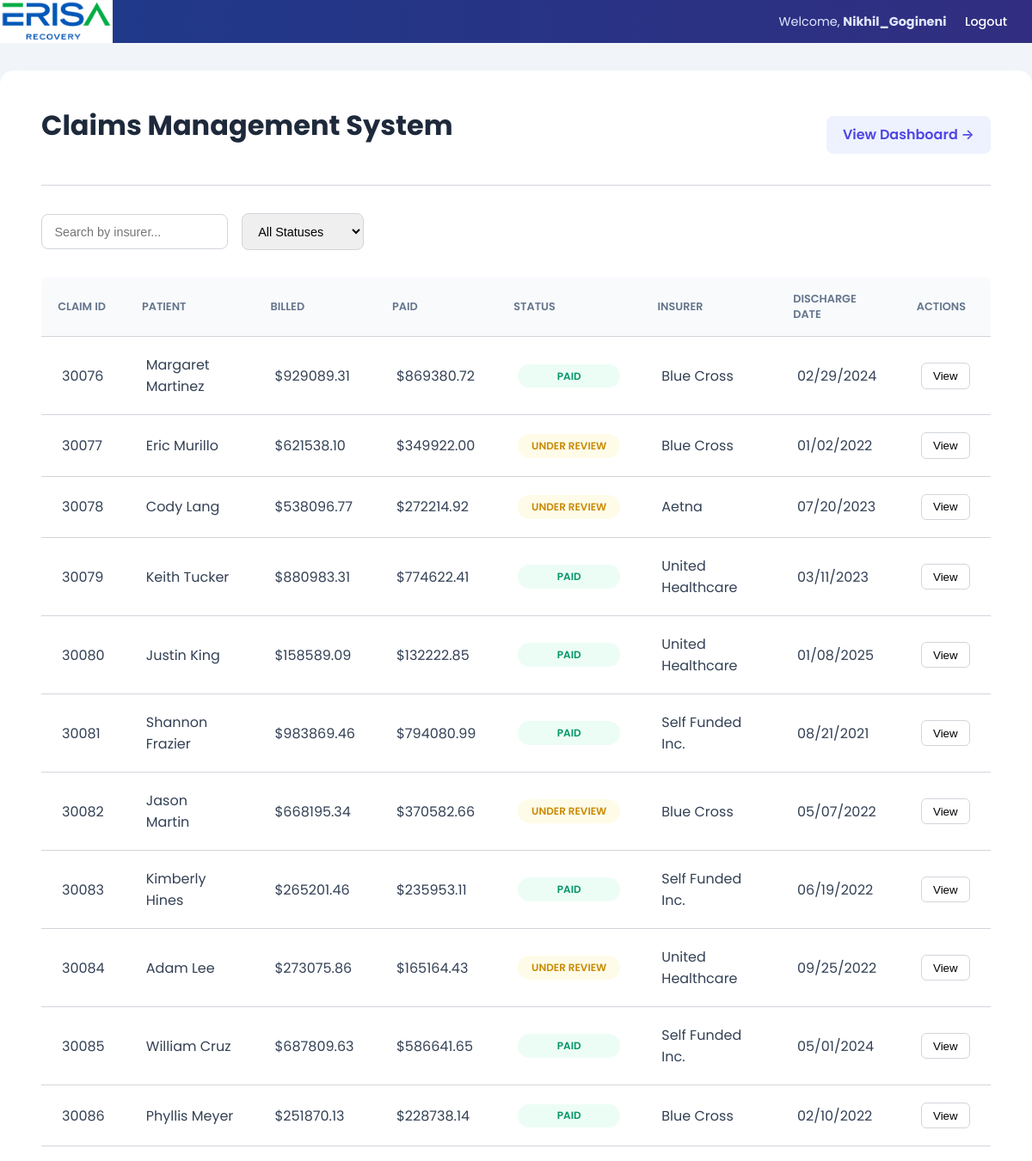
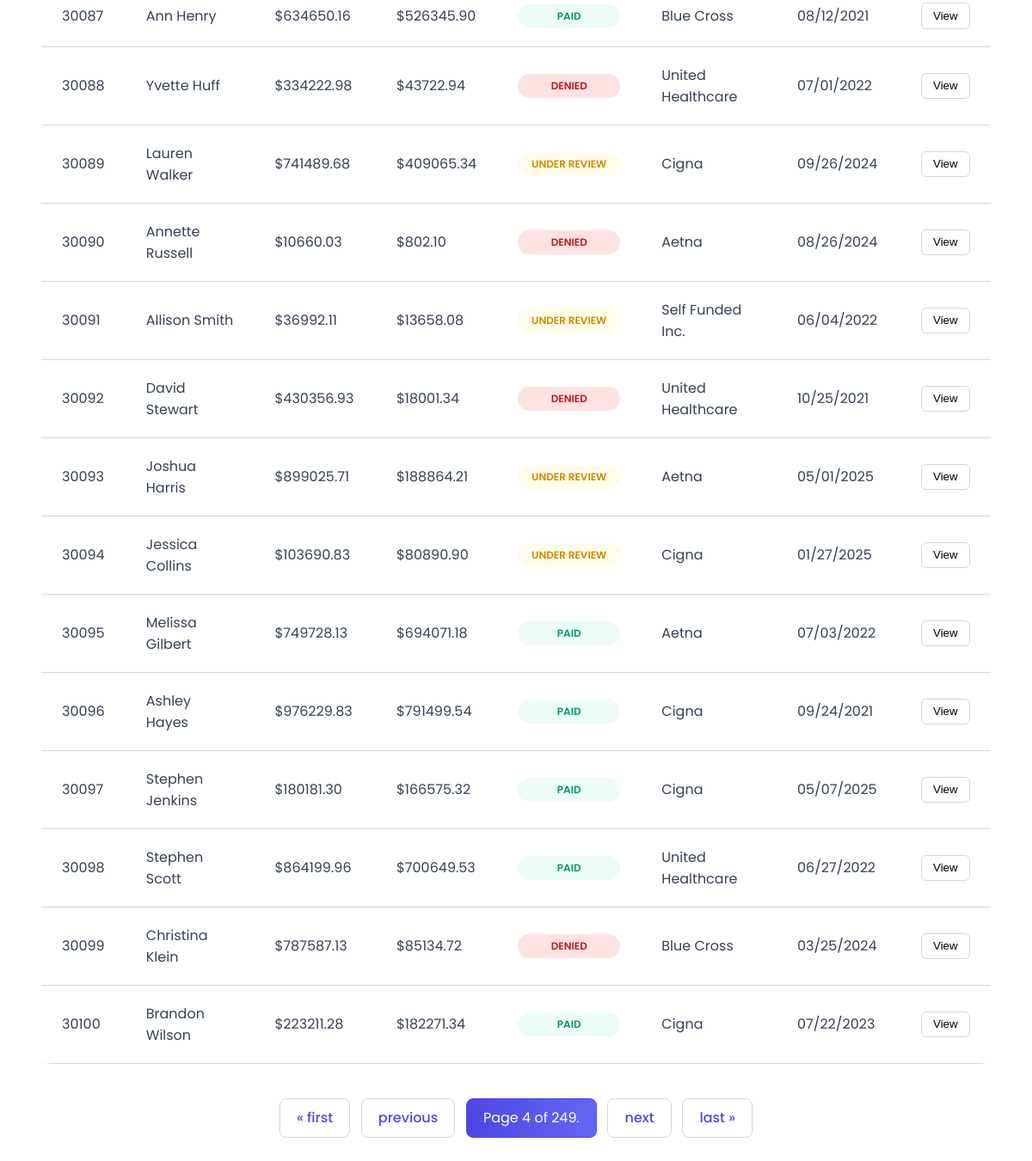
Screenshot of /?page=4&status=&insurer= (signed in) with the database file from the repository (2 pictures, top to bottom).
### claims/models.py (models this page shows, shortened)
class Claim(models.Model):
    patient_name = models.CharField(max_length=255)
    billed_amount = models.DecimalField(max_digits=10, decimal_places=2)
    paid_amount = models.DecimalField(max_digits=10, decimal_places=2)
    status = models.CharField(max_length=50)
    insurer_name = models.CharField(max_length=255)
    discharge_date = models.DateField()
    is_flagged = models.BooleanField(default=False)

### claims/views.py (the view)
# urls.py: path('', views.claim_list_view, name='claim_list'),
@login_required
def claim_list_view(request):
    query_status = request.GET.get('status', '')
    query_insurer = request.GET.get('insurer', '')
    claims_list = Claim.objects.all().order_by('id')
    if query_status:
        claims_list = claims_list.filter(status__iexact=query_status)
    if query_insurer:
        claims_list = claims_list.filter(insurer_name__icontains=query_insurer)
    paginator = Paginator(claims_list, 25)
    page_number = request.GET.get('page')
    claims_page = paginator.get_page(page_number)
    context = {
        'claims_page': claims_page,
        'selected_status': query_status,
        'selected_insurer': query_insurer
    }
    if 'HX-Request' in request.headers:
        return render(request, 'claims/partials/claim_results.html', context)
    context['statuses'] = Claim.objects.values_list('status', flat=True).distinct()
    context['insurers'] = Claim.objects.values_list('insurer_name', flat=True).distinct()
    return render(request, 'claims/claim_list.html', context)

### claims/templates/claims/claim_list.html (shortened to what this page needs)
{% extends 'claims/base.html' %}
{% block content %}
<div class="container">
    <div class="header-nav">
        <h1>Claims Management System</h1>
        <a href="{% url 'dashboard' %}" class="nav-link">View Dashboard &rarr;</a>
    </div>
    <div class="filter-form">
        <input type="text" name="insurer" placeholder="Search by insurer..." value="{{ selected_insurer }}"
               hx-get="{% url 'claim_list' %}"
               hx-trigger="keyup changed delay:500ms"
               hx-target="#results-container"
               hx-swap="innerHTML"
               hx-include="[name='status']">
        <select name="status"
                hx-get="{% url 'claim_list' %}"
                hx-trigger="change"
                hx-target="#results-container"
                hx-swap="innerHTML"
                hx-include="[name='insurer']">
            <option value="">All Statuses</option>
        </select>
    </div>
    <div id="results-container">
        {% include 'claims/partials/claim_results.html' %}
    </div>
</div>
{% endblock %}

### claims/templates/claims/base.html (shortened to what this page needs)
{% load static %}
<!DOCTYPE html>
<html lang="en">
<head>
    <link rel="stylesheet" href="{% static 'css/styles.css' %}">
</head>
<body>
    {% block user_bar %}
    <div class="user-bar">
        <a href="{% url 'claim_list' %}" class="logo-link">
            <img src="{% static 'images/company_logo.png' %}" alt="ERISA Recovery Logo" class="company-logo">
        </a>
        <div class="user-info">
        {% if user.is_authenticated %}
            <span>Welcome, <strong>{{ user.username }}</strong></span>
            <form action="{% url 'logout' %}" method="post" style="display: inline;">
                <button type="submit" class="link-button">Logout</button>
            </form>
        {% else %}
            <a href="{% url 'login' %}">Login</a>
            <a href="{% url 'signup' %}">Sign Up</a>
        {% endif %}
        </div>
    </div>
    {% endblock user_bar %}
    {% block content %}{% endblock %}
</body>
</html>

### claims/templates/claims/partials/claim_results.html (shortened to what this page needs)
<div class="table-container">
    <table class="claims-table" x-data="{ openClaimId: null }">
        <thead>
            <tr>
                <th>Claim ID</th>
                <th>Patient</th>
                <th>Billed</th>
                <th>Paid</th>
                <th>Status</th>
                <th>Insurer</th>
                <th>Discharge Date</th>
                <th>Actions</th>
            </tr>
        </thead>
        <tbody>
            {% for claim in claims_page %}
            <tr class="claim-row">
                <td>{{ claim.id }}</td>
                <td>{{ claim.patient_name }}</td>
                <td>${{ claim.billed_amount }}</td>
                <td>${{ claim.paid_amount }}</td>
                <td>
                    <span class="status status-{{ claim.status|slugify }}">{{ claim.status }}</span>
                </td>
                <td>{{ claim.insurer_name }}</td>
                <td>{{ claim.discharge_date|date:"m/d/Y" }}</td>
                <td>
                    <button
                        hx-get="{% url 'claim_detail' claim.pk %}"
                        hx-target="#details-content-{{ claim.id }}"
                        hx-swap="innerHTML"
                        @click="openClaimId = (openClaimId === {{ claim.id }} ? null : {{ claim.id }})">
                        View
                    </button>
                </td>
            </tr>
            {% empty %}
            <tr>
                <td colspan="8">No claims found.</td>
            </tr>
            {% endfor %}
        </tbody>
    </table>
</div>
<div class="pagination">
    <span class="step-links">
        {% if claims_page.has_previous %}
            <a href="?page=1&status={{ selected_status }}&insurer={{ selected_insurer }}">&laquo; first</a>
            <a href="?page={{ claims_page.previous_page_number }}&status={{ selected_status }}&insurer={{ selected_insurer }}">previous</a>
        {% endif %}
        <span class="current">
            Page {{ claims_page.number }} of {{ claims_page.paginator.num_pages }}.
        </span>
        {% if claims_page.has_next %}
            <a href="?page={{ claims_page.next_page_number }}&status={{ selected_status }}&insurer={{ selected_insurer }}">next</a>
            <a href="?page={{ claims_page.paginator.num_pages }}&status={{ selected_status }}&insurer={{ selected_insurer }}">last &raquo;</a>
        {% endif %}
    </span>
</div>

### static/css/styles.css (style rules this page uses)
:root { --primary-color: #4f46e5; --primary-hover: #4338ca; --secondary-color: #10b981; --border-color: #d1d5db; --background-color: #f1f5f9; --text-color: #334155; --text-muted: #64748b; --header-bg: #ffffff; --danger-color: #ef4444; --status-paid-bg: #ecfdf5; --status-paid-text: #059669; --status-denied-bg: #fee2e2; --status-denied-text: #b91c1c; --status-under-review-bg: #fefce8; --status-under-review-text: #ca8a04; }
body { font-family: 'Poppins', -apple-system, BlinkMacSystemFont, "Segoe UI", Roboto, "Helvetica Neue", Arial, sans-serif; background-color: var(--background-color); color: var(--text-color); margin: 0; }
.user-bar { background: linear-gradient(90deg, #1e3a8a, #312e81); color: #e0e7ff; font-size: 0.9em; display: flex; justify-content: space-between; align-items: center; }
.user-info { display: flex; align-items: center; gap: 1.5em; padding-right: 2em; }
.user-bar a, .link-button { color: #ffffff; font-weight: 500; text-decoration: none; transition: color 0.2s; }
.link-button { background: none; border: none; cursor: pointer; padding: 0; font-size: inherit; font-family: inherit; }
.container { max-width: 1400px; margin: 2em auto; background-color: var(--header-bg); border-radius: 16px; box-shadow: 0 10px 25px -5px rgba(0,0,0,0.07), 0 4px 6px -2px rgba(0,0,0,0.05); padding: 2.5em 3em; }
a { color: var(--primary-color); text-decoration: none; font-weight: 500; }
.header-nav { display: flex; justify-content: space-between; align-items: center; margin-bottom: 2em; padding-bottom: 1.5em; border-bottom: 1px solid var(--border-color); }
h1, h2, h3, h4 { margin-top: 0; color: #1e293b; }
h1 { font-size: 2em; font-weight: 700; }
.nav-link { font-weight: 600; padding: 0.6em 1.2em; border-radius: 8px; transition: background-color 0.2s; background-color: #eef2ff; color: var(--primary-color); }
.filter-form { display: flex; gap: 1em; align-items: center; margin-bottom: 2em; }
.filter-form input, .filter-form select { font-size: 0.9em; padding: 0.8em 1em; border-radius: 8px; border: 1px solid var(--border-color); }
.claims-table { width: 100%; border-collapse: collapse; border-radius: 12px; overflow: hidden; box-shadow: 0 0 15px rgba(0,0,0,0.05); }
.claims-table th, .claims-table td { padding: 1.25em 1.5em; text-align: left; border-bottom: 1px solid var(--border-color); }
.claims-table th { background-color: #f8fafc; font-weight: 600; font-size: 0.8em; text-transform: uppercase; color: var(--text-muted); }
.claims-table button { background-color: #fff; border: 1px solid var(--border-color); padding: 0.5em 1em; border-radius: 6px; cursor: pointer; font-weight: 500; transition: all 0.2s; }
.status { display: inline-block; padding: 0.4em 0.8em; font-size: 0.75em; font-weight: 600; border-radius: 9999px; text-transform: uppercase; min-width: 100px; text-align: center; }
.status-paid { background-color: var(--status-paid-bg); color: var(--status-paid-text); }
.status-denied { background-color: var(--status-denied-bg); color: var(--status-denied-text); }
.status-under-review { background-color: var(--status-under-review-bg); color: var(--status-under-review-text); }
.pagination { margin-top: 2.5em; text-align: center; }
.pagination a, .pagination .current { display: inline-block; padding: 0.6em 1.2em; margin: 0 0.25em; border-radius: 8px; text-decoration: none; color: var(--primary-color); border: 1px solid var(--border-color); transition: all 0.2s; }
.pagination .current { background: linear-gradient(90deg, var(--primary-color), #6366f1); color: white; border-color: var(--primary-color); }
.table-container { width: 100%; overflow-x: auto; }
.company-logo { height: 50px; width: auto; display: block; }

### rows the page displays
Claim: id "30076", patient_name "Margaret Martinez", billed_amount "929089.31", paid_amount "869380.72", status "PAID", insurer_name "Blue Cross", discharge_date "02/29/2024"
Claim: id "30077", patient_name "Eric Murillo", billed_amount "621538.10", paid_amount "349922.00", status "UNDER REVIEW", insurer_name "Blue Cross", discharge_date "01/02/2022"
Claim: id "30078", patient_name "Cody Lang", billed_amount "538096.77", paid_amount "272214.92", status "UNDER REVIEW", insurer_name "Aetna", discharge_date "07/20/2023"
Claim: id "30079", patient_name "Keith Tucker", billed_amount "880983.31", paid_amount "774622.41", status "PAID", insurer_name "United Healthcare", discharge_date "03/11/2023"
Claim: id "30080", patient_name "Justin King", billed_amount "158589.09", paid_amount "132222.85", status "PAID", insurer_name "United Healthcare", discharge_date "01/08/2025"
Claim: id "30081", patient_name "Shannon Frazier", billed_amount "983869.46", paid_amount "794080.99", status "PAID", insurer_name "Self Funded Inc.", discharge_date "08/21/2021"
Claim: id "30082", patient_name "Jason Martin", billed_amount "668195.34", paid_amount "370582.66", status "UNDER REVIEW", insurer_name "Blue Cross", discharge_date "05/07/2022"
Claim: id "30083", patient_name "Kimberly Hines", billed_amount "265201.46", paid_amount "235953.11", status "PAID", insurer_name "Self Funded Inc.", discharge_date "06/19/2022"
Claim: id "30084", patient_name "Adam Lee", billed_amount "273075.86", paid_amount "165164.43", status "UNDER REVIEW", insurer_name "United Healthcare", discharge_date "09/25/2022"
Claim: id "30085", patient_name "William Cruz", billed_amount "687809.63", paid_amount "586641.65", status "PAID", insurer_name "Self Funded Inc.", discharge_date "05/01/2024"
Claim: id "30086", patient_name "Phyllis Meyer", billed_amount "251870.13", paid_amount "228738.14", status "PAID", insurer_name "Blue Cross", discharge_date "02/10/2022"
Claim: id "30087", patient_name "Ann Henry", billed_amount "634650.16", paid_amount "526345.90", status "PAID", insurer_name "Blue Cross", discharge_date "08/12/2021"
Claim: id "30088", patient_name "Yvette Huff", billed_amount "334222.98", paid_amount "43722.94", status "DENIED", insurer_name "United Healthcare", discharge_date "07/01/2022"
Claim: id "30089", patient_name "Lauren Walker", billed_amount "741489.68", paid_amount "409065.34", status "UNDER REVIEW", insurer_name "Cigna", discharge_date "09/26/2024"
Claim: id "30090", patient_name "Annette Russell", billed_amount "10660.03", paid_amount "802.10", status "DENIED", insurer_name "Aetna", discharge_date "08/26/2024"
Claim: id "30091", patient_name "Allison Smith", billed_amount "36992.11", paid_amount "13658.08", status "UNDER REVIEW", insurer_name "Self Funded Inc.", discharge_date "06/04/2022"
Claim: id "30092", patient_name "David Stewart", billed_amount "430356.93", paid_amount "18001.34", status "DENIED", insurer_name "United Healthcare", discharge_date "10/25/2021"
Claim: id "30093", patient_name "Joshua Harris", billed_amount "899025.71", paid_amount "188864.21", status "UNDER REVIEW", insurer_name "Aetna", discharge_date "05/01/2025"
Claim: id "30094", patient_name "Jessica Collins", billed_amount "103690.83", paid_amount "80890.90", status "UNDER REVIEW", insurer_name "Cigna", discharge_date "01/27/2025"
Claim: id "30095", patient_name "Melissa Gilbert", billed_amount "749728.13", paid_amount "694071.18", status "PAID", insurer_name "Aetna", discharge_date "07/03/2022"
Claim: id "30096", patient_name "Ashley Hayes", billed_amount "976229.83", paid_amount "791499.54", status "PAID", insurer_name "Cigna", discharge_date "09/24/2021"
Claim: id "30097", patient_name "Stephen Jenkins", billed_amount "180181.30", paid_amount "166575.32", status "PAID", insurer_name "Cigna", discharge_date "05/07/2025"
Claim: id "30098", patient_name "Stephen Scott", billed_amount "864199.96", paid_amount "700649.53", status "PAID", insurer_name "United Healthcare", discharge_date "06/27/2022"
Claim: id "30099", patient_name "Christina Klein", billed_amount "787587.13", paid_amount "85134.72", status "DENIED", insurer_name "Blue Cross", discharge_date "03/25/2024"
Claim: id "30100", patient_name "Brandon Wilson", billed_amount "223211.28", paid_amount "182271.34", status "PAID", insurer_name "Cigna", discharge_date "07/22/2023"

### other values shown
{{ user.username }} "Nikhil_Gogineni"
{{ claims_page.number }} "4"
{{ claims_page.paginator.num_pages }} "249"
